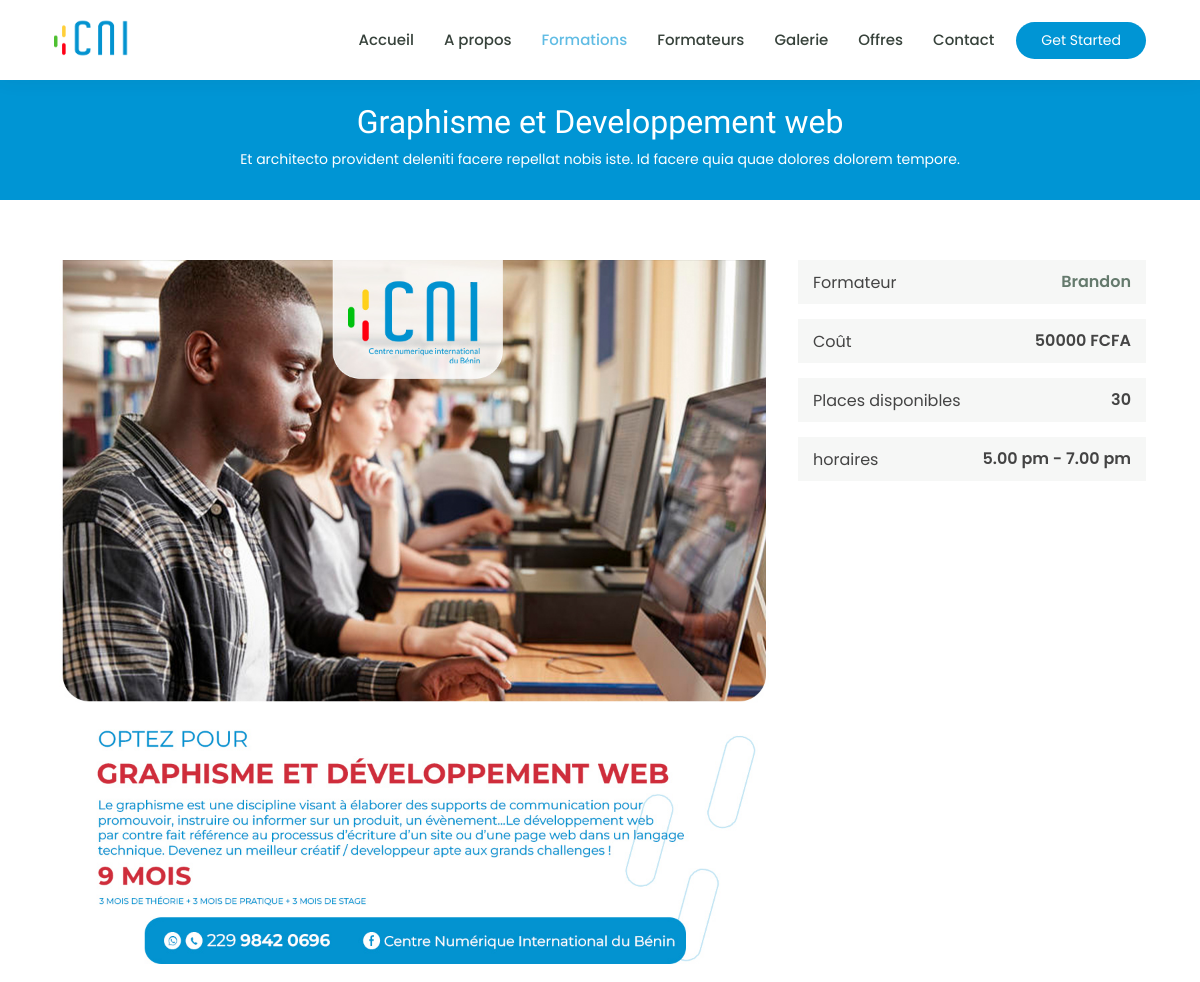
The app's page /cnib/course_details/9 (upper part), older data.
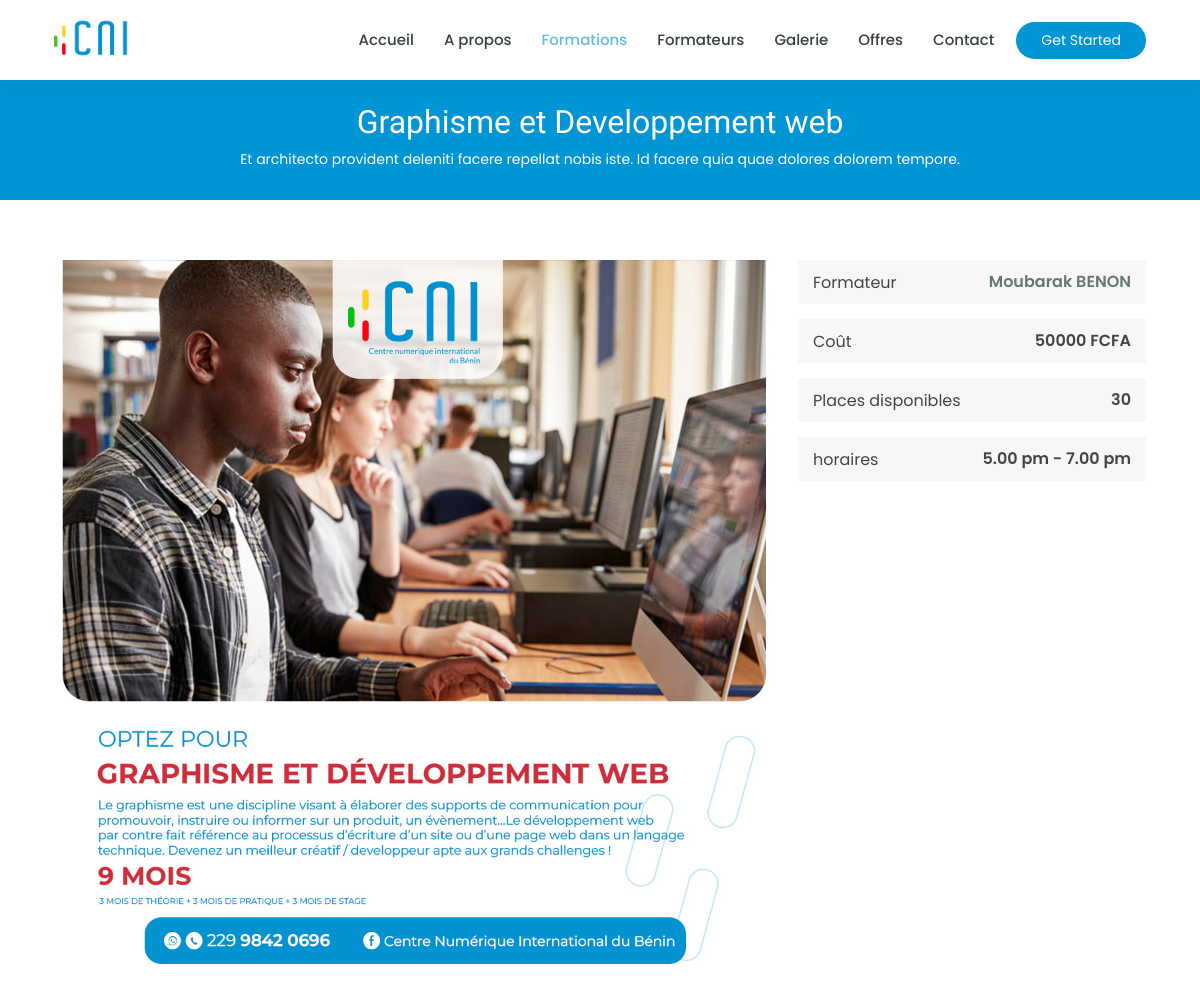
The same page, newer data.
### app/models.py (models this page shows, shortened)
class Cours(models.Model):
    nom = models.CharField(max_length=100)
    coursthumbnail = models.ImageField(upload_to="cours", blank=True, null=True)
    price = models.IntegerField(default=50000)
    libele = models.TextField(max_length=500,blank=True, null=True)
    description = models.TextField(max_length=1000)
    prof=models.CharField(choices=les_choix, max_length=50, default="")
    profimage = models.ImageField(upload_to="enseignants", blank=True, null=True)
    def get_absolute_url(self):
        return reverse("course_details", kwargs = {"id": self.id}) # nom de l'url "product" et un paramètre contenant le slug

### app/views.py (the view)
# urls.py: path('course_details/<int:id>', views.course_details, name='course_details')
def course_details(request, id):
    cours = get_object_or_404(Cours, id=id)
    formations = Cours.objects.all()
    return render(request, 'app/course-details.html', context={"cours": cours, "formations":formations})

### app/templates/app/course-details.html (shortened to what this page needs)
{% extends 'app/index.html' %}
{% block coursesli %}class="active"{% endblock coursesli %}
{% block about %}
  <main id="main">
    <div class="breadcrumbs" data-aos="fade-in">
      <div class="container">
        <h2>{{ cours.nom }}</h2>
        <p>{{ cours.libele }}</p>
      </div>
    </div>
    <section id="course-details" class="course-details">
      <div class="container" data-aos="fade-up">
        <div class="row">
          <div class="col-lg-8">
            <img src="{{ cours.coursthumbnail.url }}" class="img-fluid" alt="">
          </div>
          <div class="col-lg-4">
            <div class="course-info d-flex justify-content-between align-items-center">
              <h5>Formateur</h5>
              <p><a href="#">{{ cours.prof }}</a></p>
            </div>
            <div class="course-info d-flex justify-content-between align-items-center">
              <h5>Coût</h5>
              <p>{{ cours.price }} FCFA</p>
            </div>
            <div class="course-info d-flex justify-content-between align-items-center">
              <h5>Places disponibles</h5>
              <p>30</p>
            </div>
            <div class="course-info d-flex justify-content-between align-items-center">
              <h5>horaires</h5>
              <p>5.00 pm - 7.00 pm</p>
            </div>
          </div>
        </div>
      </div>
    </section>
  </main>
  {% endblock about %}

Row changes from the older to the newer data that the page shows:
changed Cours "Graphisme et Developpement web": prof "Brandon" → "Moubarak BENON"
